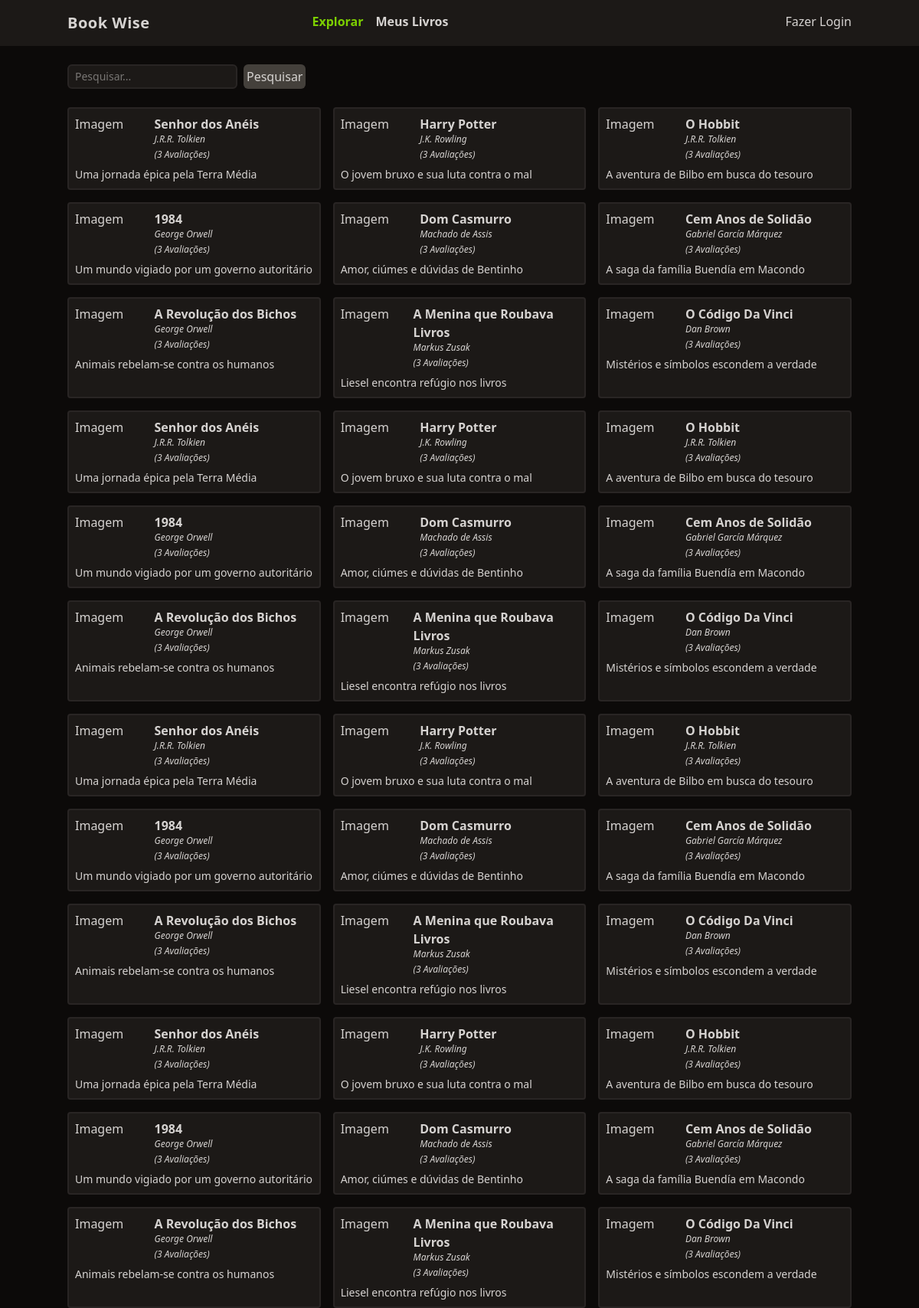
Before: / with the older database file.
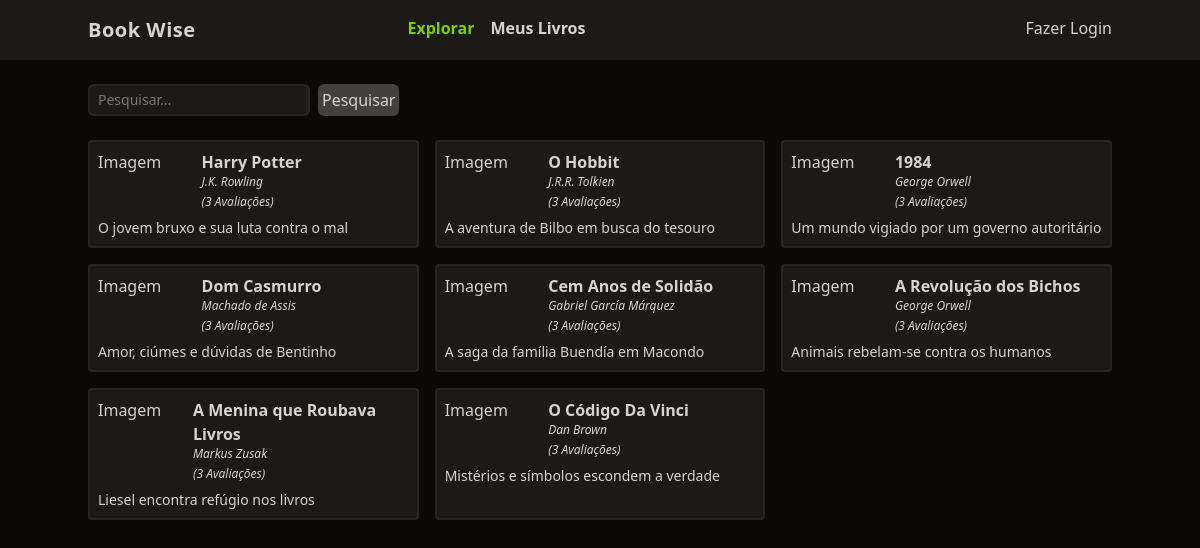
After: the same page with the newer database file.
### tables this page shows
CREATE TABLE livros (
	id integer primary key,
  titulo varchar(255),
  autor varchar(255),
  descricao text,
  ano_de_lancamento integer,
  usuario_id integer,
  foreign key(usuario_id) references usuarios(id) ON DELETE CASCADE
);

### functions.php (called while the page is built, shortened)
<?php
function view($view, $data = [])
{
  require "views/template/app.php";
}

### controllers/index.controller.php (called while the page is built)
<?php
$db = new DB();
$livros = $db->livros();
view('index', compact('livros'));

### routes.php (called while the page is built, shortened)
<?php
$controller = str_replace('/', '', parse_url($_SERVER["REQUEST_URI"])['path']);
if (!$controller) $controller = "index";
require "controllers/{$controller}.controller.php";

### index.php (called while the page is built)
<?php
require "functions.php";
require 'database.php';
require 'routes.php';

### database.php (called while the page is built)
<?php
class DB
{
  public function livros()
  {
    $db = new PDO('sqlite:database.sqlite');
    $query = $db->query("select * from livros");
    return $query->fetchAll();
  }
}

### views/index.view.php (the view)
<form class="w-full flex space-x-2 mt-6">
  <input type="text" class="border-stone-800 border-2 rounded-md bg-stone-900 text-sm focus:outline-none px-2 py-1" placeholder="Pesquisar..." name="pesquisar">
  <button type="submit" class="cursor-pointer bg-stone-700 p-1 rounded-md hover:bg-stone-800">Pesquisar</button>
</form>
<section class="grid grid-cols-1 md:grid-cols-2 lg:grid-cols-3 gap-4">
  <?php foreach ($livros as $livro): ?>
    <div class="p-2 rounded border-stone-800 border-2 bg-stone-900">
      <div class="flex">
        <div class="w-1/3">Imagem</div>
        <div class="space-y-1">
          <a href="/livro?id=<?= $livro['id'] ?>" class="font-semibold hover:underline"><?= $livro['titulo'] ?></a>
          <div class="text-xs italic"><?= $livro['autor'] ?></div>
          <div class="text-xs italic">(3 Avaliações)</div>
        </div>
      </div>
      <div class="text-sm mt-2"><?= $livro['descricao'] ?></div>
    </div>
  <?php endforeach; ?>
</section>

### views/template/app.php (shortened to what this page needs)
<!DOCTYPE html>
<html lang="en">
<head>
  <script src="https://cdn.jsdelivr.net/npm/@tailwindcss/browser@4"></script>
</head>
<body class="bg-stone-950 text-stone-300">
  <header class="bg-stone-900">
    <nav class="mx-auto max-w-screen-lg flex justify-between  py-4">
      <div class="font-bold text-xl tracking-wide">Book Wise</div>
      <ul class="flex space-x-4 font-bold">
        <li><a href="/" class="text-lime-500">Explorar</a></li>
        <li><a href="/meus-livros" class="hover:underline" </a> Meus Livros</li>
      </ul>
      <ul>
        <li><a href="/login" class="hover:underline">Fazer Login</a></li>
      </ul>
    </nav>
  </header>
  <main class="mx-auto max-w-screen-lg space-y-6">
    <?php require "views/{$view}.view.php"; ?>
  </main>
</body>
</html>

Changed rows visible on the page:
removed livros: titulo "Senhor dos Anéis", autor "J.R.R. Tolkien", descricao "Uma jornada épica pela Terra Média"
removed livros: titulo "Senhor dos Anéis", autor "J.R.R. Tolkien", descricao "Uma jornada épica pela Terra Média"
removed livros: titulo "Harry Potter", autor "J.K. Rowling", descricao "O jovem bruxo e sua luta contra o mal"
removed livros: titulo "O Hobbit", autor "J.R.R. Tolkien", descricao "A aventura de Bilbo em busca do tesouro"
removed livros: titulo "1984", autor "George Orwell", descricao "Um mundo vigiado por um governo autoritário"
removed livros: titulo "Dom Casmurro", autor "Machado de Assis", descricao "Amor, ciúmes e dúvidas de Bentinho"
removed livros: titulo "Cem Anos de Solidão", autor "Gabriel García Márquez", descricao "A saga da família Buendía em Macondo"
removed livros: titulo "A Revolução dos Bichos", autor "George Orwell", descricao "Animais rebelam-se contra os humanos"
removed livros: titulo "A Menina que Roubava Livros", autor "Markus Zusak", descricao "Liesel encontra refúgio nos livros"
removed livros: titulo "O Código Da Vinci", autor "Dan Brown", descricao "Mistérios e símbolos escondem a verdade"
removed livros: titulo "Senhor dos Anéis", autor "J.R.R. Tolkien", descricao "Uma jornada épica pela Terra Média"
removed livros: titulo "Harry Potter", autor "J.K. Rowling", descricao "O jovem bruxo e sua luta contra o mal"
removed livros: titulo "O Hobbit", autor "J.R.R. Tolkien", descricao "A aventura de Bilbo em busca do tesouro"
removed livros: titulo "1984", autor "George Orwell", descricao "Um mundo vigiado por um governo autoritário"
removed livros: titulo "Dom Casmurro", autor "Machado de Assis", descricao "Amor, ciúmes e dúvidas de Bentinho"
removed livros: titulo "Cem Anos de Solidão", autor "Gabriel García Márquez", descricao "A saga da família Buendía em Macondo"
removed livros: titulo "A Revolução dos Bichos", autor "George Orwell", descricao "Animais rebelam-se contra os humanos"
removed livros: titulo "A Menina que Roubava Livros", autor "Markus Zusak", descricao "Liesel encontra refúgio nos livros"
removed livros: titulo "O Código Da Vinci", autor "Dan Brown", descricao "Mistérios e símbolos escondem a verdade"
removed livros: titulo "Senhor dos Anéis", autor "J.R.R. Tolkien", descricao "Uma jornada épica pela Terra Média"
removed livros: titulo "Harry Potter", autor "J.K. Rowling", descricao "O jovem bruxo e sua luta contra o mal"
removed livros: titulo "O Hobbit", autor "J.R.R. Tolkien", descricao "A aventura de Bilbo em busca do tesouro"
removed livros: titulo "1984", autor "George Orwell", descricao "Um mundo vigiado por um governo autoritário"
removed livros: titulo "Dom Casmurro", autor "Machado de Assis", descricao "Amor, ciúmes e dúvidas de Bentinho"
removed livros: titulo "Cem Anos de Solidão", autor "Gabriel García Márquez", descricao "A saga da família Buendía em Macondo"
removed livros: titulo "A Revolução dos Bichos", autor "George Orwell", descricao "Animais rebelam-se contra os humanos"
removed livros: titulo "A Menina que Roubava Livros", autor "Markus Zusak", descricao "Liesel encontra refúgio nos livros"
removed livros: titulo "O Código Da Vinci", autor "Dan Brown", descricao "Mistérios e símbolos escondem a verdade"
